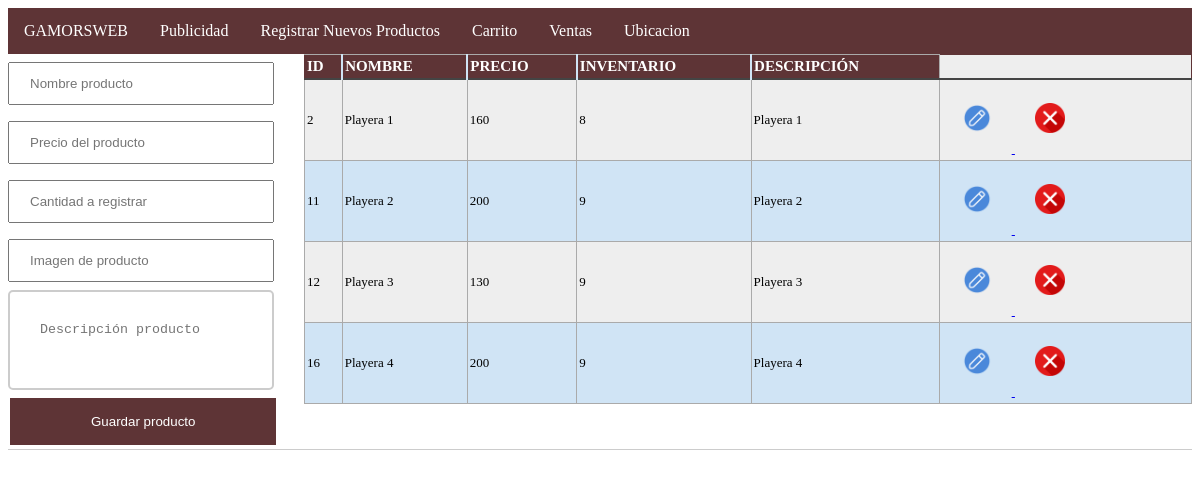
/www/Registro.php, run on the app's committed database.
### tables this page shows
CREATE TABLE `playeras` (
  `id` int(11) NOT NULL AUTO_INCREMENT,
  `nombre` varchar(255) NOT NULL,
  `precio` float NOT NULL,
  `inventario` int(5) NOT NULL,
  `descripcion` text DEFAULT NULL,
  `imagen` varchar(255) DEFAULT NULL,
  `created_at` timestamp NOT NULL DEFAULT current_timestamp(),
  PRIMARY KEY (`id`)
);

### www/Registro.php (the view, shortened to what this page needs)
<?php include("db.php"); ?>
<?php include('includes/header.php'); ?>
<main class="container">
  <div class="crud_menu">
    <div class="shirt-form">
      <div>
        <form action="save_shirt.php" method="POST">
          <div class="form-group">
            <input type="text" name="shirt_name" class="form-control" placeholder="Nombre producto" autofocus>
          </div>
          <div class="form-group">
            <input  type="number" name="shirt_price" rows="2" class="form-control" placeholder="Precio del producto"></input>
          </div>
          <div class="form-group">
            <input  type="number" name="shirt_stock" rows="2" class="form-control" placeholder="Cantidad a registrar"></input>
          </div>
          <div class="form-group">
            <input type="text" name="shirt_image" class="form-control" placeholder="Imagen de producto" autofocus>
          </div>
          <div class="form-group">
            <textarea name="shirt_description" rows="2" class="form-control" placeholder="Descripción producto"></textarea>
          </div>
          <input type="submit" name="save_shirt" class="btn btn-success btn-block" value="Guardar producto">
        </form>
      </div>
    </div>
    <div class="div-table">
      <table class="shirt-table">
        <thead>
          <tr>
            <th>ID</th>
            <th>NOMBRE</th>
            <th>PRECIO</th>
            <th>INVENTARIO</th>
            <th>DESCRIPCIÓN</th>
          </tr>
        </thead>
        <tbody>
          <?php
          $query = "SELECT * FROM playeras";
          $result_shirts = mysqli_query($conn, $query);
          while($row = mysqli_fetch_assoc($result_shirts)) { ?>
          <tr>
            <td><?php echo $row['id']; ?></td>
            <td><?php echo $row['nombre']; ?></td>
            <td><?php echo $row['precio']; ?></td>
            <td><?php echo $row['inventario']; ?></td>
            <td><?php echo $row['descripcion']; ?></td>
            <td>
              <a href="edit.php?id=<?php echo $row['id']?>" class="btn btn-secondary">
                <input type="image" src="imagenes/edit.png"/>
              </a>
              <a href="delete_shirt.php?id=<?php echo $row['id']?>" class="btn btn-danger">
                <input type="image" src="imagenes/x-button.png"/>
              </a>
            </td>
          </tr>
          <?php } ?>
        </tbody>
      </table>
    </div>
  </div>
</main>
<?php include('includes/footer.php'); ?>

### www/css/style_crud.css (style rules this page uses)
.crud_menu { border-bottom:1px solid #CCC; width:100%; }
.shirt-form { width:25%; float:left; text-align:left; }
.div-table { width:75%; float:left; text-align:right; }
table.shirt-table { border: 1px solid #5e3436; background-color: #EEEEEE; width: 100%; text-align: left; border-collapse: collapse; }
table.shirt-table td, table.shirt-table th { border: 1px solid #AAAAAA; padding: 3px 2px; }
table.shirt-table tbody td { font-size: 13px; }
table.shirt-table tr:nth-child(even) { background: #D0E4F5; }
table.shirt-table thead { background: #5e3436; background: -moz-linear-gradient(top, #5e3436 0%, #5e3436 66%, #5e3436 100%); background: -webkit-linear-gradient(top, #5e3436 0%, #5e3436 66%, #5e3436 100%); background: linear-gradient(to bottom, #5e3436 0%, #5e3436 66%, #5e3436 100%); border-bottom: 2px solid #444444; }
table.shirt-table thead th { font-size: 15px; font-weight: bold; color: #FFFFFF; border-left: 2px solid #D0E4F5; }
table.shirt-table thead th:first-child { border-left: none; }
textarea { width: 90%; height: 100px; padding: 30px 30px; box-sizing: border-box; border: 2px solid #ccc; border-radius: 5px; background-color: #ffffff; resize: none; }
input[type=button], input[type=submit], input[type=reset] { width: 90%; background-color: #5e3436; border: none; color: white; padding: 16px 32px; text-decoration: none; margin: 4px 2px; cursor: pointer; }
input[type=image] { width: 70px; height: 60; }
input { width: 90%; padding: 12px 20px; margin: 8px 0; box-sizing: border-box; }

### data on the page
playeras: id "2", nombre "Playera 1", precio "160", inventario "8", descripcion "Playera 1"
playeras: id "11", nombre "Playera 2", precio "200", inventario "9", descripcion "Playera 2"
playeras: id "12", nombre "Playera 3", precio "130", inventario "9", descripcion "Playera 3"
playeras: id "16", nombre "Playera 4", precio "200", inventario "9", descripcion "Playera 4"
